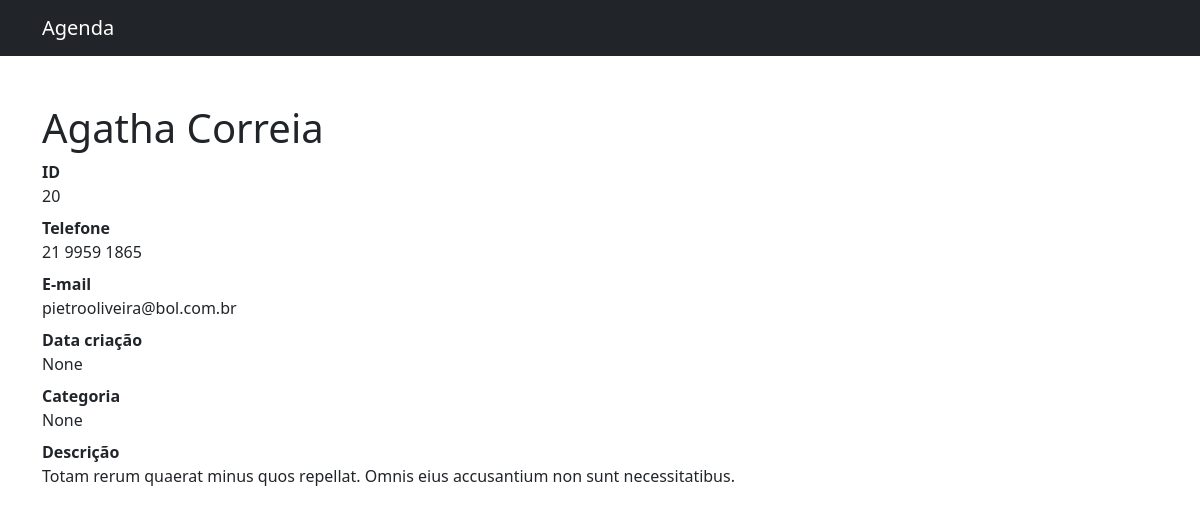
Page /agenda/contato/20/ on the committed database.
### agenda/models.py (models this page shows, shortened)
class Contact(models.Model):
    first_name = models.CharField(max_length=60)
    last_name = models.CharField(max_length=60, blank=True)
    telephone = models.CharField(max_length=20)
    email = models.CharField(max_length=255, blank=True)
    created_in = models.DateTimeField(default=timezone.now)
    description = models.TextField(blank=True)
    category = models.ForeignKey(
        Category, on_delete=models.SET_NULL, null=True)

### agenda/views.py (the view)
# urls.py: path('agenda/contato/<int:id_contact>/', views.contact, name='contact'),
def contact(request, id_contact):
    contact = get_object_or_404(Contact, id=id_contact)
    return render(request, 'agenda/pages/contact.html', context={
        'contact': contact
    })

### agenda/templates/agenda/pages/contact.html (shortened to what this page needs)
{% extends 'global/base.html' %}
{% block content %}
{% include 'agenda/partials/_nav.html' %}
<div class="container">
    <div class="row">
        <div class="col-lg-12">
        <h1 class="mt-5">{{ contact.first_name | title }} {{ contact.last_name | title }}</h1>
        <dl>
            <dt>ID</dt>
            <dd>{{ contact.id }}</dd>
            <dt>Telefone</dt>
            <dd>{{ contact.telephone }}</dd>
            <dt>E-mail</dt>
            <dd>{{ contact.email }}</dd>
            <dt>Data criação</dt>
            <dd>{{ contact.created_in }}</dd>
            <dt>Categoria</dt>
            <dd>{{ contact.category }}</dd>
            <dt>Descrição</dt>
            <dd>{{ contact.description | capfirst }}</dd>
        </dl>
        </div>
    </div>
</div>
{% endblock content %}

### rows in the picture
Contact: first_name "Agatha", last_name "Correia", id "20", telephone "21 9959 1865", email "pietrooliveira@bol.com.br", created_in "None", category "None", description "Totam rerum quaerat minus quos repellat. Omnis eius accusantium non sunt necessitatibus."
